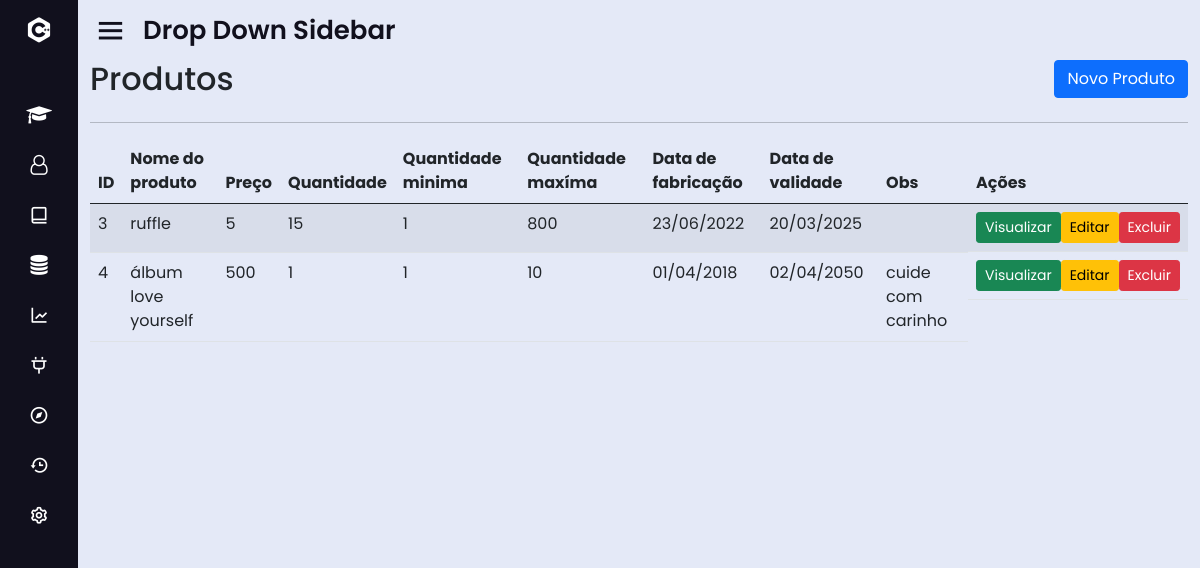
/?page=lista_pro, run on the app's committed database.
### tables this page shows
CREATE TABLE IF NOT EXISTS `produto` (
  `id` int(11) NOT NULL AUTO_INCREMENT,
  `nome_prod` varchar(20) DEFAULT NULL,
  `qtd_prod` int(11) DEFAULT NULL,
  `preco_prod` int(11) DEFAULT NULL,
  `max_prod` int(11) DEFAULT NULL,
  `min_prod` int(11) DEFAULT NULL,
  `dt_valid_prod` date DEFAULT NULL,
  `dt_fab_prod` date DEFAULT NULL,
  `obs` varchar(50) DEFAULT NULL,
  PRIMARY KEY (`id`) USING BTREE
);

### sis/produto/lista_pro.php (the view, shortened to what this page needs)
<div id="main" class="container-fluid">
	<div id="top" class="row">
		<div class="col-md-10">
			<h2>Produtos</h2>
		</div>
		<div class="col-md-2">
			<a href="?page=fcad_pro" class="btn btn-primary pull-right h2">Novo Produto</a>
		</div>
	</div>
	<hr/>
	<div id="bloco-list-pag">
		<div id="list" class="row">
			<div class="table-responsive col-xs-12">
				<?php
					$data_all = mysqli_query($con, "select * from produto order by id;") or die(mysqli_error());
					echo "<table class='table table-striped' cellspacing='0' cellpading='0'>";
					echo "<thead><tr>";
					echo "<td><strong>ID</strong></td>";
					echo "<td><strong>Nome do produto</strong></td>";
					echo "<td><strong>Preço</strong></td>";
					echo "<td class='d-none d-md-table-cell'><strong>Quantidade</strong></td>";
					echo "<td class='d-none d-md-table-cell'><strong>Quantidade minima</strong></td>";
					echo "<td class='d-none d-md-table-cell'><strong>Quantidade maxíma</strong></td>";
					echo "<td class='d-none d-md-table-cell'><strong>Data de fabricação</strong></td>";
					echo "<td class='d-none d-md-table-cell'><strong>Data de validade</strong></td>";
                    echo "<td class='d-none d-md-table-cell'><strong>Obs</strong></td>";
					echo "<td class='actions'><strong>Ações</strong></td>";
					echo "</tr></thead><tbody>";
					while($info = mysqli_fetch_array($data_all)){
						echo "<tr>";
						echo "<td>".$info['id']."</td>";
						echo "<td>".$info['nome_prod']."</td>";
						echo "<td>".$info['preco_prod']."</td>";
						echo "<td class='d-none d-md-table-cell'>".$info['qtd_prod']."</td>";
						echo "<td class='d-none d-md-table-cell'>".$info['min_prod']." </td>";
						echo "<td class='d-none d-md-table-cell'>".$info['max_prod']."</td>";
						echo "<td class='d-none d-md-table-cell'>".date('d/m/Y',strtotime($info['dt_fab_prod']))."</td>";
                        echo "<td class='d-none d-md-table-cell'>".date('d/m/Y',strtotime($info['dt_valid_prod']))."</td>";
                        echo "<td class='d-none d-md-table-cell'>".$info['obs']."</td>";
						echo "<td class='actions btn-group-sm d-flex justify-content-center'>";
					echo "<a class='btn btn-success btn-xs' href=?page=view_pro&id=".$info['id']."> Visualizar </a>";
					echo "<a class='btn btn-warning btn-xs' href=?page=fedit_pro&id=".$info['id']."> Editar </a>";
					echo "<a href=?page=excluir_pro&id=".$info['id']." class='btn btn-danger btn-xs'> Excluir </a></td>";
					}
					echo "</tr></tbody></table>";
				?>
			</div>
		</div>
</div>

### css/style.css (style rules this page uses)
* { margin: 0; padding: 0; box-sizing: border-box; font-family: 'Poppins', sans-serif; }

### data on the page
produto: id "3", nome_prod "ruffle", preco_prod "5", qtd_prod "15", min_prod "1", max_prod "800", dt_fab_prod "23/06/2022", dt_valid_prod "20/03/2025"
produto: id "4", nome_prod "álbum love yourself", preco_prod "500", qtd_prod "1", min_prod "1", max_prod "10", dt_fab_prod "01/04/2018", dt_valid_prod "02/04/2050", obs "cuide com carinho"
